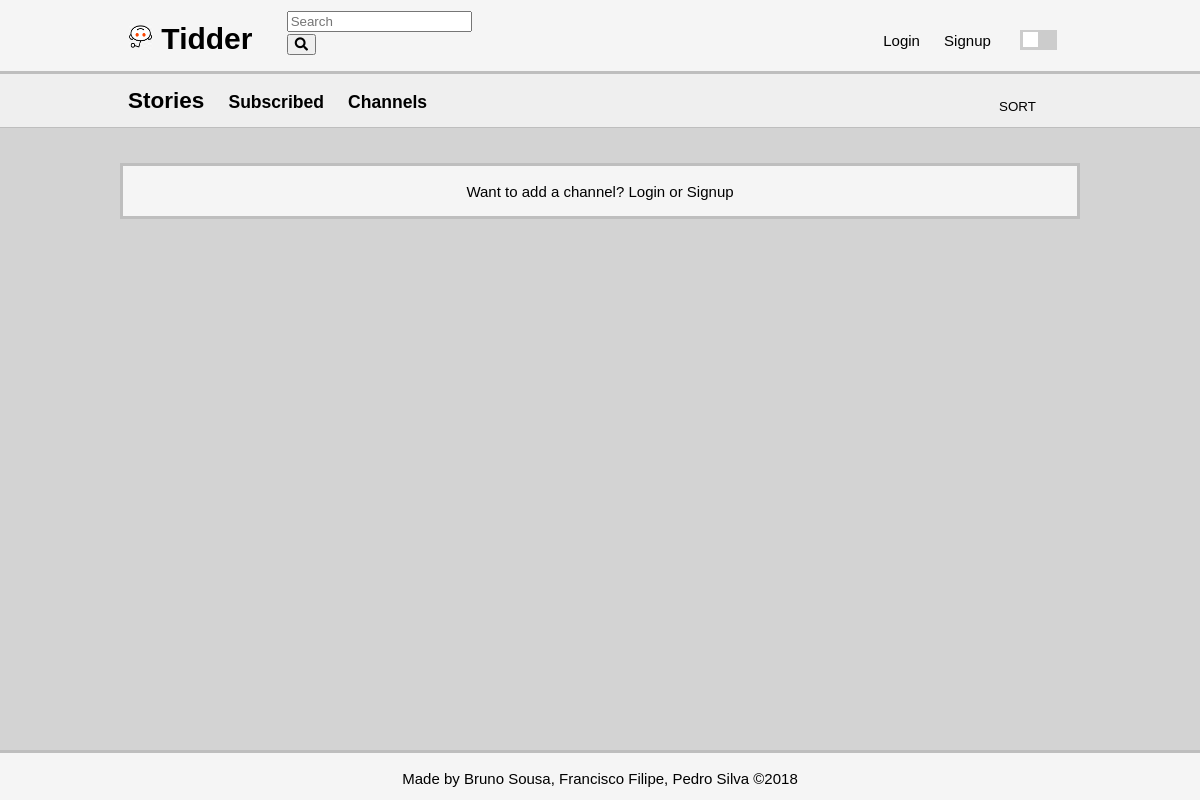
The page /pages/stories.php on the database as committed earlier.
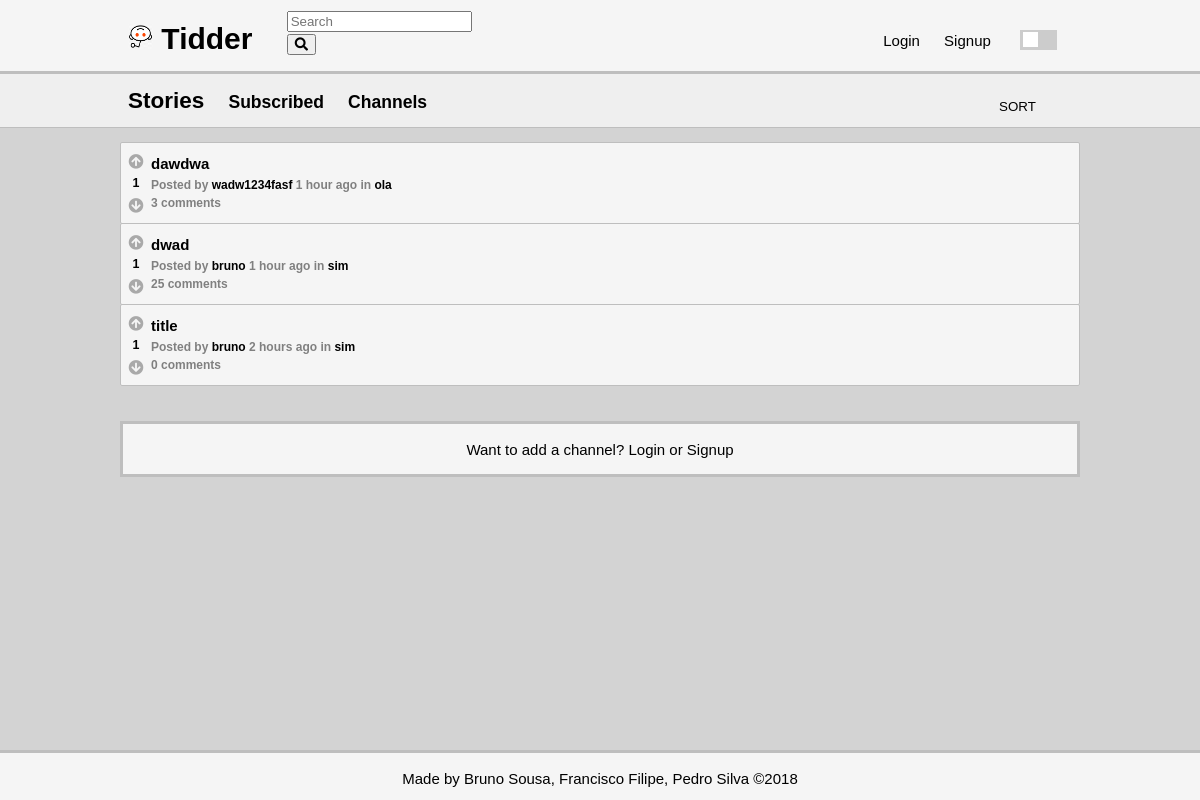
The same page on the database as committed later.
### tables this page shows
CREATE TABLE opinion (
    opinion_id INTEGER NOT NULL PRIMARY KEY AUTOINCREMENT,
	parent_id INTEGER REFERENCES opinion(opinion_id),
    opinion_title VARCHAR,
    opinion_text VARCHAR NOT NULL,
	channel_id INTEGER REFERENCES channel,
	posted DATETIME NOT NULL,
    user_id INTEGER NOT NULL REFERENCES user
);

### pages/stories.php (called while the page is built, shortened)
<?php
	include_once('../includes/date.php');
	include_once('../database/db_story.php');
	include_once('../templates/tpl_common.php');
	include_once('../templates/tpl_stories.php');
	if(isset($_GET['subscribed']) && $_GET['subscribed'] == 'true'){
		if(!isset($_SESSION['user_id']))
			die(header('Location: ../index.php'));
		$stories = array_reverse(getAllSubscribedStories($_SESSION['user_id']));
	}
	else $stories = array_reverse(getAllStories());
	$now = time();
	for($i = 0; $i < count($stories); $i++){
		$stories[$i]['username'] = getUserName($stories[$i]['user_id']);
		$stories[$i]['score'] = getScore($stories[$i]['opinion_id']);
		$stories[$i]['comments']= getNumberComments($stories[$i]['opinion_id']);
		$stories[$i]['channel_name']= getChannelName($stories[$i]['channel_id']);
	}
	if(isset($_GET['subscribed']) && $_GET['subscribed'] == 'true'){
		$page = 'stories.php?subscribed=true';
	}
	else if(isset($_GET['channel'])){
		$page = 'stories.php?channel='.$_GET['channel'];
	}
	else $page = 'stories.php';
	draw_header(true);
	draw_stories($stories,true);
	draw_footer();
?>

### database/db_story.php (called while the page is built, shortened)
<?php
	function getAllStories() {
		$db = Database::instance()->db();
		$stmt = $db->prepare('SELECT * FROM opinion WHERE parent_id IS NULL');
		$stmt->execute();
		return $stmt->fetchAll();
	}
?>

### includes/date.php (called while the page is built, shortened)
<?php
	function deltaTime($now, $date){
		$time = strtotime($date);
		$delta = $now - $time;
		if(!floor($delta/86400)){
			$time_word = (floor($delta/3600) == 1 ? ' hour ' : ' hours ');
			return floor($delta/3600).$time_word.'ago';
		}
		$time_word = (floor($delta/31104000) == 1 ? ' year ' : ' years ');
		return floor($delta/31104000).$time_word.'ago';
	}
?>

### templates/tpl_stories.php (the view, shortened to what this page needs)
<?php
	function draw_stories($stories, $not_profile){
		global $channel;?>
	<section id="stories">
	<header class = "secondary-header">
	<div class = "container">
		<?php if(isset($_GET['subscribed']) && $_GET['subscribed'] == 'true') { ?>
			<h2>Subscribed</h2>
			<h3><a href="stories.php">Stories</a></h3>
			<h3><a href="channels.php">Channels</a></h3>
		<?php } else {?>
			<h2>Stories</h2>
			<h3><a href="stories.php?subscribed=true">Subscribed</a></h3>
			<h3><a href="channels.php">Channels</a></h3>
		<?php } ?>
			<?php if ($not_profile) { ?>
			<form method="post" action="../actions/action_sort_stories.php">
				<select name="sort" onchange="this.form.submit();">
					<option value="-1" hidden selected>SORT</option>
				</select>
			</form >
			<?php } ?>
		</div>
		</header>
		<div class = "container">
			<ol>
			<?php
				foreach($stories as $story)
					draw_story($story);
			?>
			</ol>
		</div>
		<?php if($not_profile){
			if(!isset($_SESSION['user_id'])) { ?>
			<footer class = "secondary-footer">
				<p>Want to add a channel? <a href='../pages/login.php?redirect=<?=urlencode($page)?>'>Login</a> or <a href='../pages/signup.php?redirect=<?=urlencode($page)?>'>Signup</a></p>
			</footer>
		<?php } else if($channel){?>
			<footer class = "secondary-footer">
				<p>Want to share a story? <a href="add_story.php?channel=<?=$channel?>">Add a story!</a></p>
			</footer>
		<?php } else {?>
			<footer class = "secondary-footer" >
				<p>Want to share a story? <a href="add_story.php">Add a story!</a></p>
			</footer>
			<?php } ?>
		<?php } ?>
			</section>
<?php }
		function draw_story($story) {
		global $now;
		?>
		<li>
				<article class="story" data-id="<?=$story['opinion_id']?>">
					<div class = "votes-container">
							<div class = "votes">
								<div class="upvote" role="button" data-value="<?=$story['vote']?>"><i class="fas fa-arrow-circle-up"></i></div>
								<h5><?=$story['score']?></h5>
								<div class="downvote" role="button" data-value="<?=$story['vote']?>"><i class="fas fa-arrow-circle-down"></i></div>
							</div>
					</div>
					<div class = "storyinfo">
						<h3><a href="story.php?story_id=<?=$story['opinion_id']?>"><?=htmlentities($story['opinion_title'])?></a></h3>
						<h4>Posted by <a href="<?='profile.php?username='.urlencode($story['username'])?>"><?=htmlentities($story['username'])?></a>
							<?=deltaTime($now, $story['posted'])?>
							in <a href="<?='stories.php?channel='.urlencode($story['channel_name'])?>"><?=htmlentities($story['channel_name'])?></a></h4>
						<?php if($story['comments'] == 1){ ?>
							<h4><?=$story['comments']?> comment</h4>
						<?php } else { ?>
							<h4><?=$story['comments']?> comments</h4>
						<?php } ?>
					</div>
		   </article>
		</li>
    <?php } ?>

### templates/tpl_common.php (shortened to what this page needs)
<?php
function draw_header($isnt_login_signup) {
	global $page;
?>
<!DOCTYPE html>
<html lang="en-US">
<head>
	<link rel="stylesheet" href="https://use.fontawesome.com/releases/v5.5.0/css/all.css">
	<link rel="stylesheet" type="text/css" href="../css/style.css">
</head>
<body class = "light">
	<div class = "wrapper">
	<header>
		<div class = "container">
			<h1>
				<a href="../index.php" class = "dont-underline">
					<img src="../pictures/default.jpg" alt="icon" width = "25" height = "25"> Tidder
				</a>
			</h1>
			<div class = "form-container">
				<form method="get" action="../actions/action_search.php">
					<input type="text" name="search" placeholder="Search" required>
					<input type="submit" class="fa fa-input" value="&#xf002">
				</form>
			</div>
			<nav>
				<ul>
			<?php if(!isset($_SESSION['user_id'])) {
				if($isnt_login_signup) { ?>
					<li><a href='../pages/login.php?redirect=<?=urlencode($page)?>'>Login</a></li>
					<li><a href='../pages/signup.php?redirect=<?=urlencode($page)?>'>Signup</a></li>
			<?php }
			} ?>
					<li>
						<label class = "switch">
							<span class = "slider round"></span>
						</label>
					</li>
				</ul>
			</nav>
		</div>
	</header>
<?php
}
function draw_footer() {?>
		</div>
		<footer>
			<p>
				Made by <a href="https://github.com/Rekicho">Bruno Sousa</a>,
				<a href="https://github.com/CiscoFrisco">Francisco Filipe</a>,
				<a href="https://github.com/PedroMiguelSilva">Pedro Silva</a> &copy;2018
			</p>
		</footer>
	</body>
</html>
<?php } ?>

### css/style.css (style rules this page uses)
html, body { height: 100%; margin: 0; }
body { background-color: var(--main-bg); font: 15px/1.5 Arial, Helvetica, sans-serif; padding: 0; position: relative; }
.wrapper { min-height: 100%; margin-bottom: -50px; }
.wrapper:after { content: ""; display: block; height: 50px; }
h2, h3, h5,p { color: var(--main-font-color); }
h4 { font-size: 12px; color: var(--secondary-font-color); }
.container { width: 80%; margin: 0px auto; overflow: hidden; min-height: 100%; position: relative; }
select { border: none; background-color: inherit; color: var(--main-font-color); -webkit-appearance: none; -moz-appearance: none; text-indent: 1px; text-overflow: ''; text-align-last: center; }
footer { background-color: var(--writing-bg); border-top: var(--border-color) 3px solid; height:50px; text-align: center; color: var(--main-font-color); }
a { color: var(--main-font-color); text-decoration: none; }
nav a { padding: 5px; }
ol { list-style-type: none; padding: 0; }
.switch { margin: 10px; position: relative; display: inline-block; width: 37px; height: 20px; }
.slider { position: absolute; cursor: pointer; top: 0; left: 0; right: 0; bottom: 0; background-color: #ccc; -webkit-transition: .4s; transition: .4s; height: 20px; }
.slider:before { position: absolute; content: ""; height: 15px; width: 15px; left: 3px; bottom: 3px; background-color: white; -webkit-transition: .4s; transition: .4s; }
.fa-arrow-circle-down, .fa-arrow-circle-up { color: var(--icon-color); }
.upvote , .downvote { margin:0; padding:0; margin-top: 3px; }
header li { display: inline; padding: 0 5px; }
header ul { padding: 0; margin: 0; }
header h1 { display: inline-block; margin: 0; }
header nav { display: inline-block; margin-top: 10px; position: absolute; right: 0; }
header { background-color: var(--writing-bg); color: var(--main-font-color); padding: 10px; border-bottom: var(--border-color) 3px solid; }
.secondary-header { background-color: var(--secondary-writing-bg); border-bottom: var(--border-color) 1px solid; }
.form-container { display: inline-block; padding: 0; margin: 0; width: 200px; padding-left: 30px; }
.secondary-header h3, .secondary-header h2 { display: inline-block; padding-right: 20px; margin: 0; }
.secondary-header select { display: inline-block; position: absolute; right: 0; top: 10px; padding: 5px; }
.secondary-footer { margin: 20px 10%; border: var(--border-color) 3px solid; }
article.story { background-color: var(--writing-bg); position: relative; min-height: 80px; border-radius: 2px; border: var(--border-color) 1px solid; margin-top: -1px; }
.votes-container { position: absolute; float: left; width: 30px; display: flex; align-items: center; justify-content: center; flex-direction: column; margin-top: 5px; }
.votes-container h5 { padding: 0; margin: 0; text-align: center; }
article.story .storyinfo { padding: 10px; padding-left: 30px; overflow: hidden; }
article.story .storyinfo h3 { margin: 0; margin-right: 5px; font-size: 15px; }
article.story .storyinfo h3 a { color: var(--main-font-color); text-decoration: none; }
article.story .storyinfo h4 { margin: 0; }
article.story .storyinfo h4 a { text-decoration: none; }

### css/color.css (style rules this page uses)
:root { --grey-shade-0: #f9f9f9; --grey-shade-1: #f5f5f5; --grey-shade-1-5: #efefef; --grey-shade-2: #d3d3d3; --grey-shade-3: #bebebe; --grey-shade-4: #a9a9a9; --grey-shade-5: #808080; --grey-shade-6: #505050; --grey-shade-7: #303030; }
body.light { --main-bg: var(--grey-shade-2); --hover-bg: var(--grey-shade-2); --writing-bg: var(--grey-shade-1); --secondary-writing-bg: var(--grey-shade-1-5); --border-color: var(--grey-shade-3); --main-font-color: black; --secondary-font-color: var(--grey-shade-5); --icon-color: var(--grey-shade-4); --button-color: var(--grey-shade-3); --button-color-hover: var(--grey-shade-5); }

Rows that differ between the two databases and show on the page:
added opinion: channel "1", opinion_title "dawdwa", username "wadw1234fasf", posted "1 hour ago", channel_name "ola", comments "3"
added opinion: user "1", opinion_title "dwad", username "bruno", posted "1 hour ago", channel_name "sim", comments "25"
added opinion: score "1", opinion_title "title", username "bruno", posted "2 hours ago", channel_name "sim", comments "0"
